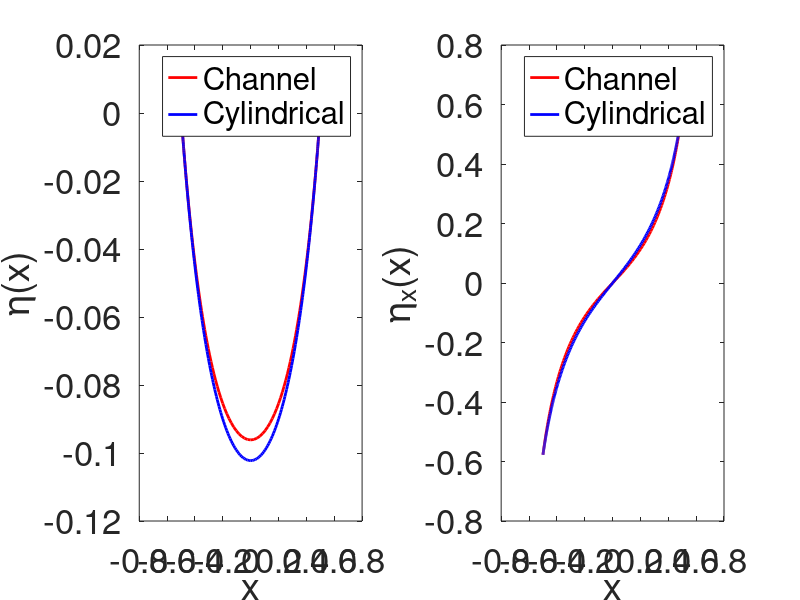

Source code (MATLAB): (Note: this script raises an error after producing the figure.)
%% This code approximates the solution to the differential equation which 
% governs the shape of the meniscus, derived using the Young-Laplace equation, 
% for a substance between two (long) walls and in a cylindrical cuvette using 
% logarithmically spaced points in the x list which is an discretization 
% of the x-axis.

%% This part of the code defines the grid, mean and difference operator, 
%  parameters and the boundary and initial conditions.

% Grid:
N = 200;% number of grid cells
L = 1; % length of the domain
x1=flip(0.5-((logspace(0,2,N/2+1)/99-1/99)/2)');
x2=((logspace(0,2,N/2+1)/99-1/99)/2)'-0.5;
x2(x2==0)=[]; % delete element 0 so it is not in the list twice
xl=[x2; x1]; % logarithmic x list for long walls
xc=flip(0.5-((logspace(0,2,N+1)/99-1/99)/2)'); % logarithmic x list for cylindrical case

% Mean operator:
Mx = diag(ones(N-1,1),1) + eye(N);
Mx(N,N+1) = 1; 
Mx = Mx/2;
Mxmin = Mx(:,2:N);

% Difference operator for long walls case:
Dx = diag(ones(N-1,1),1) - eye(N);
Dx(N,N+1) = 1;
for iter = 1:N,
    dx=xl(iter+1)-xl(iter);
    Dx(iter,iter)=Dx(iter,iter)/(dx);
    Dx(iter,iter+1)=Dx(iter,iter+1)/(dx);
end
Dxmin = Dx(:,2:N);
% Difference operator for cylindrical case:
Dxc = diag(ones(N-1,1),1) - eye(N);
Dxc(N,N+1) = 1;
for iter = 1:N,
    dxc=xc(iter+1)-xc(iter);
    Dxc(iter,iter)=Dxc(iter,iter)/(dxc);
    Dxc(iter,iter+1)=Dxc(iter,iter+1)/(dxc);
end
Dxcmin = Dxc(:,2:N);

% Parameters:
rho = 1060; % kg/m^3, density 
g = 9.81; % m/s, gravitational acceleration
gamma = 55.89*10^(-3); % kg/s^2, surface tension
c = (gamma/rho/g)*1e4; % size in cm
lc=(c)^(1/2); % capillary length
theta = pi/3; % contact angle

% Boundary conditions:
vac = 0; % for cylindrical case
val=-cot(theta); % for long walls case
vb = cot(theta);

% Initial guesses for cylindrical case:
vc=[1:N-1]';
for iter = 1:N-1,
    dxc=xc(iter+1)-xc(1);
    vc(iter) = vac +(vb-vac)*dxc/xc(N+1);
end
etac = zeros(N+1,1);
Uc = [vc; etac];
% Initial guesses for long walls case:
vl=[1:N-1]';
for iter = 1:N-1,
    dxl=abs(xl(iter+1)-xl(1));
    vl(iter) = val +(vb-val)*dxl/(xl(N+1)-xl(1));
end
etal = zeros(N+1,1);
Ul = [vl; etal];


%% In this part of the code a Newton's stepping method is performed.

% Newton's stepping method for cylindrical case:
maxIter = 100;
tol = 1e-10;
for iter = 1:maxIter, 
    % Compute elements of matrix r:
    r1c = Mx*[vac;vc;vb] - Dxc*etac;
    r2c = (1 + (Mx*[vac;vc;vb]).^2).^1.5.*(Mx*etac).*(Mx*xc) -c*((Mx*[vac;vc;vb]).^3+Mx*[vac;vc;vb])- c*(Dxc*[vac;vc;vb]).*(Mx*xc);
    % Compute Jacobian matrix: 
    Jc = [Mxmin -Dxc; 3*diag((Mx*etac).*sqrt(1 + (Mx*[vac;vc;vb]).^2).*(Mx*[vac;vc;vb]).*(Mx*xc))*Mxmin-c*(3*((Mx*[vac;vc;vb]).^2)+1).*Mxmin-c*Dxcmin.*(Mx*xc) diag(((1 + (Mx*[vac;vc;vb]).^2).^1.5).*(Mx*xc))*Mx];
    rc = [r1c;r2c]; % vector r
    % Calculate new U:
    Uc = Uc - Jc\rc;
    vc = Uc(1:N-1); % update v list
    etac = Uc(N:end); % update eta list
    if norm(rc)<tol % stop if r is close enough to the zero vector
        break
    end
end
if iter>=maxIter,
    disp('no convergence');
end

% Newton's stepping method for long walls case:
for iter = 1:maxIter, 
    % Compute elements of matrix r:
    r1l = Mx*[val;vl;vb] - Dx*etal; 
    r2l = (1 + (Mx*[val;vl;vb]).^2).^1.5.*(Mx*etal) - c*Dx*[val;vl;vb];
    % Compute Jacobian matrix: 
    Jl = [Mxmin -Dx; 3*diag((Mx*etal).*sqrt(1 + (Mx*[val;vl;vb]).^2).*(Mx*[val;vl;vb]))*Mxmin-c*Dxmin diag((1 + (Mx*[val;vl;vb]).^2).^1.5)*Mx];
    rl = [r1l;r2l]; % vector r
    % Calculate new U:
    Ul = Ul - Jl\rl;
    vl = Ul(1:N-1); % update v list
    etal = Ul(N:end); % update eta list
    if norm(rl)<tol % stop if r is close enough to the zero vector 
        break
    end
end
if iter>=maxIter,
    disp('no convergence');
end


%% Make plots and check validity of code.

% Plot results:
figure(1);
subplot(121);
plot(xl,etal-etal(1),'r','linewidth',2);
hold on
plot(xc,etac-etac(N+1),'b','linewidth',2);
plot(-xc,etac-etac(N+1),'b','linewidth',2);% mirror in y axis
legend({'Channel','Cylindrical'})
hold off
set(gca,'fontsize',25);
xlabel 'x';
ylabel '\eta(x)'
subplot(122);
plot(xl,[val;vl;vb],'r','linewidth',2);
hold on
plot(xc,[vac;vc;vb],'b','linewidth',2);
plot(-xc,-[vac;vc;vb],'b','linewidth',2);% mirror in y axis
legend({'Channel','Cylindrical'})
hold off
set(gca,'fontsize',25);
xlabel 'x';
ylabel '\eta_x(x)'
sgtitle(['Contact angle \theta=\pi/' num2str( pi/theta ) ''],'fontsize',25) 
drawnow;

% Check validity of code for long wall case using the Hamiltonian:
Hl=etal.^2/(2*c)+1./(1+([val;vl;vb]).^2).^(1/2); % Hamiltonian needs to be constant
var_Hl=var(Hl);

% Contact angle found for cylindrical case:
found_theta_c=(atan((abs(xc(N)-xc(N+1)))/(abs(etac(N)-etac(N+1)))))/pi;
% Contact angle found for long walls case:
found_theta_l=(atan((abs(xl(N)-xl(N+1)))/(abs(etal(N)-etal(N+1)))))/pi;











